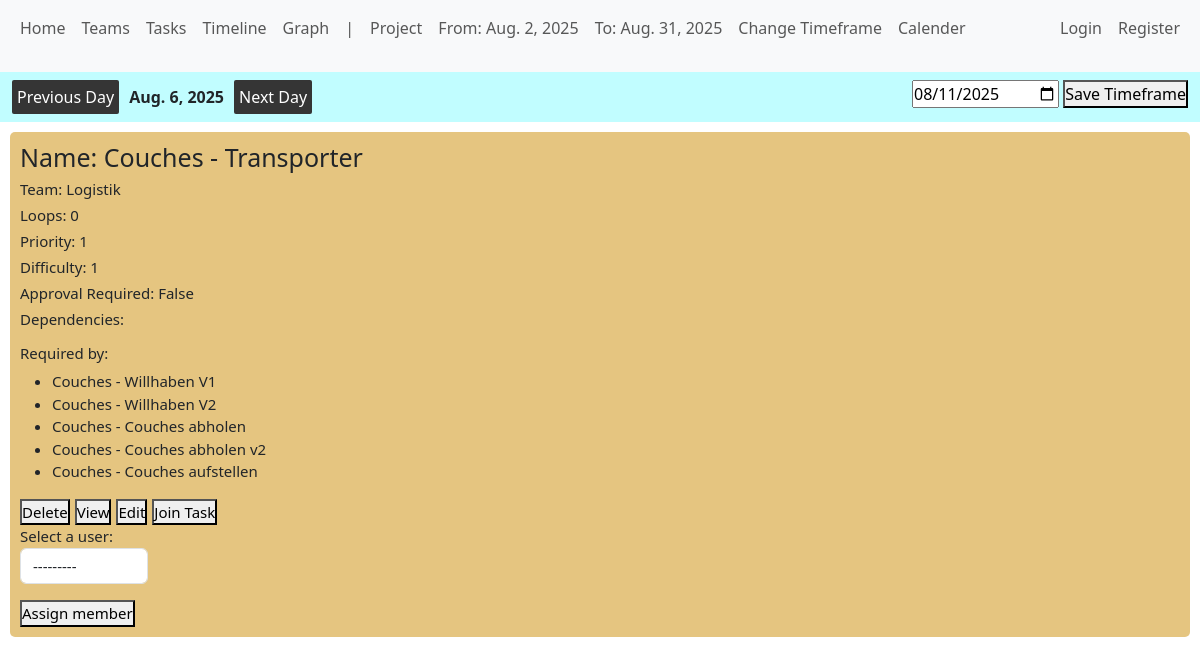
Page /distributor/display_task/29/ on the committed database.
### distributor/models.py (models this page shows, shortened)
class Project(models.Model):
    start_date = models.DateField()
    end_date = models.DateField()
    order_counter = models.IntegerField(default=0)
    current_date = models.DateField(default=date.today)

class Task(models.Model):
    name = models.CharField(max_length=100)
    team = models.ForeignKey(Team, on_delete=models.SET_NULL, null=True, blank=True)
    process = models.ForeignKey(Process, on_delete=models.CASCADE, null=True, blank=True, related_name='milestones')
    loops = models.IntegerField(default=0)
    priority = models.IntegerField(default=0)
    difficulty = models.IntegerField(default=0)
    approval_required = models.BooleanField(default=False)
    generated_deadline = models.DateField(null=True, blank=True)
    position = models.IntegerField(null=True, blank=True)
    hierarchy_in_process = models.IntegerField(default=0)
    initial_dependencies = models.ManyToManyField(
    "self",
    through="TaskDependency",
    through_fields=("presuccessor", "successor"),
    symmetrical=False,
    related_name="required_by",
    blank=True,
)
    def __str__(self):
        if self.process:
            return f"{self.process} - {self.name}"
        else:
            return f"{self.name}"

class Process(models.Model):
    name = models.CharField(max_length=100)
    team = models.ForeignKey(Team, on_delete=models.CASCADE)
    def __str__(self):
        return self.name

### users/models.py (models this page shows, shortened)
class Team(models.Model):
    name = models.CharField(max_length=100)
    color = models.CharField(max_length=7, default="#FFFFFF")
    schedule_flag = models.BooleanField(default=False)
    def __str__(self):
        return self.name

### distributor/views.py (the view)
# urls.py: path('display_task/<int:id>/', views.display_task, name='display_task'),
def display_task(request, id):
    task = Task.objects.get(pk=id)
    return render(request, 'distributor/display_task.html', {'task': task})

### distributor/forms.py
class ProjectTimeframeForm(forms.ModelForm):
    class Meta:
        model = Project
        fields = ["start_date", "end_date"]
        widgets = {
            'start_date': forms.DateInput(attrs={'id': 'start_date_input_project', 'placeholder': 'Start Date', 'type': 'date'}),
            'end_date': forms.DateInput(attrs={'id': 'end_date_input_project', 'placeholder': 'End Date', 'type': 'date'})
        }

class DefineCurrentDate(forms.ModelForm):
    class Meta:
        model = Project
        fields = ['current_date']
        widgets = {'current_date': forms.DateInput(attrs={'id': 'current_date_input', 'placeholder': 'Current Date', 'type': 'date'})}

### distributor/context_processors.py (called while the page is built)
def global_project_timeframe_form(request):
    return {
        "global_project_timeframe_form": ProjectTimeframeForm(),
    }

def global_project_timeframe(request):
    project_time_frame = Project.objects.first()
    if project_time_frame:
        return {
            "global_project_timeframe": project_time_frame,
        }
    else:
        return {
            "global_project_timeframe": 'No values picked yet',
        }

def global_define_current_date_form(request):
    return {
        "global_define_current_date_form": DefineCurrentDate(),
    }

def global_project_info(request):
    project = Project.objects.first()
    if project:
        return {
            "project": project,
        }
    else:
        return {
            "project": 'No values picked yet',
        }

def global_number_new_messages_user(request):
    if request.user.is_authenticated:
        number_new_messages = Message.objects.filter(
            user=request.user, status="unread"
        ).count()
    else:
        number_new_messages = 0
    return {
        "number_new_messages": number_new_messages
    }

### distributor/templatetags/custom_tags.py (called while the page is built)
@register.inclusion_tag('components/view_task.html', takes_context=True)
def view_task(context, task_id):
    user = context['user']
    user_select_form = UserSelectForm()
    task = Task.objects.get(pk=task_id)
    assign_user_to_task_form = AssignUserToTaskForm(user=user, task=task)
    return {'task': task, 'user': user, "assign_user_to_task_form": assign_user_to_task_form, "user_select_form": user_select_form}

### users/models.py (called while the page is built)
    def __str__(self):
        return self.username

### distributor/templates/distributor/display_task.html (shortened to what this page needs)
{% extends "distributor/base.html" %}
{% load custom_tags %}
{% block content %}
    {% view_task task.id %}
{% endblock %}

### distributor/templates/distributor/base.html (shortened to what this page needs)
{% load static %}
<!DOCTYPE html>
<html lang="en">
<head>
    <link href="https://cdn.jsdelivr.net/npm/bootstrap@5.3.7/dist/css/bootstrap.min.css" rel="stylesheet"
>
    <link rel="stylesheet" href="{% static 'css/style.css' %}">
</head>
<body>
<header>
    <nav class="navbar navbar-expand-lg bg-body-tertiary">
        <div class="container-fluid">
            <div class="collapse navbar-collapse" id="navbarNav">
                <ul class="navbar-nav">
                    <div class="internal_navbar_container">
                        <div class="common_links_base_navbar">
                            <li>
                                <a class="nav-link" href='{% url 'home' %}'>Home</a>
                            </li>
                            <li class="nav-item">
                                <a class="nav-link" href="{% url 'teams' %}">Teams</a>
                            </li>
                            <li class="nav-item">
                                <a class="nav-link" href="{% url 'tasks' %}">Tasks</a>
                            </li>
                            <li class="nav-item">
                                <a class="nav-link" href="{% url 'timeline' %}">Timeline</a>
                            </li>
                            <li class="nav-item">
                                <a class="nav-link" href="{% url 'training_page' %}">Graph</a>
                            </li>
                            <div class="timeframe_information_navbar">
                            <li>
                                <p id="hide_on_navbar_media_query" class="nav-link">|</p>
                            </li>
                            <li>
                                <p class="nav-link">Project</p>
                            </li>
                            <li>
                                <p class="nav-link">From: {{ global_project_timeframe.start_date }}</p>
                            </li>
                            <li>
                                <p class="nav-link">To: {{ global_project_timeframe.end_date }}</p>
                            </li>
                            <li>
                                <a class="nav-link" href="{% url 'change_project_page' %}">Change Timeframe</a>
                            </li>
                                <li>
                                <a class="nav-link" href="{% url 'calender' %}">Calender</a>
                            </li>
                            </div>
                        </div>
                        <div class="user_view">
                            {% if user.is_authenticated %}
                                <a class="nav-link" href="{% url 'training' %}">Training</a>
                                <a class="nav-link" href="{% url 'profile_page' user.id %}">{{ user }}</a>
                                <a class="nav-link" href="">Logout</a>
                            {% else %}
                                <a class="nav-link" href="{% url 'login_view' %}">Login</a>
                                <a class="nav-link" href="{% url 'register_view' %}">Register</a>
                            {% endif %}
                        </div>
                    </div>
                </ul>
            </div>
        </div>
    </nav>
    <nav id="prototype_tester" class="navbar navbar-expand-lg bg-body-tertiary">
        <div class="container-fluid">
            <ul class="navbar-nav">
                <ul class="navbar-nav">
                    <div class="prototype_workflow">
                        <div class="next_and_previous_buttons">
                            <form method="POST" action="{% url 'current_date_previous_date' %}">
                                <button>Previous Day</button>
                            </form>
                            <strong>
                                {{ project.current_date }}
                            </strong>
                            <form method="POST" action="{% url 'current_date_next_date' %}">
                                <button>Next Day</button>
                            </form>
                        </div>
                        <div class="change_current_date_forms">
                            <form method="POST" action="{% url 'define_current_date' %}">
                                {{ global_define_current_date_form.current_date }}
                                <button type="submit">Save Timeframe</button>
                            </form>
                        </div>
                    </div>
                </ul>
            </ul>
        </div>
    </nav>
</header>
<main>
    {% block content %}
    {% endblock %}
</main>
</body>
</html>

### distributor/templates/components/view_task.html (shortened to what this page needs)
<div style="background-color: {{ task.team.color }}" class="view_task_container">
    <h1>Name: {{ task }}</h1>
    <h2>Team: {{ task.team }}</h2>
    <h2>Loops: {{ task.loops }}</h2>
    <h2>Priority: {{ task.priority }}</h2>
    <h2>Difficulty: {{ task.difficulty }}</h2>
    <h2>Approval Required: {{ task.approval_required }}</h2>
    <h3>Dependencies: </h3>
    <h3>Required by: </h3>
    <ul>
        {% for dep in task.required_by.all %}
            <li>{{ dep }}</li>
        {% endfor %}
    </ul>
    <div class="task_essential_buttons_container">
        <form method="POST" action="{% url 'delete_task' task.id %}">
            <button class="task_essential_button" type="submit">Delete</button>
        </form>
        <form method="GET" action="{% url 'display_task' task.id %}">
            <button class="task_essential_button" type="submit">View</button>
        </form>
        <form method="POST" action="{% url 'edit_task_page_v2' task.id %}">
            <button class="task_essential_button" type="submit">Edit</button>
        </form>
        <form method="POST" action="{% url 'assign_user_to_task' task.id %}">
            <button type="submit">Join Task</button>
        </form>
    </div>
        <div class="assign_member_form">
            <form method="POST" action="{% url 'assign_some_user_to_task' task.id %}">
                {{ user_select_form.as_p }}
                <button type="submit">Assign member</button>
            </form>
        </div>
</div>

### distributor/static/css/style.css (style rules this page uses)
* { padding: 0; margin: 0 }
body { min-height: 200vh; }
.view_task_container { margin: 10px; padding: 10px; border-radius: 5px; }
.view_task_container * { font-size: 15px; }
.view_task_container h1 { font-size: 25px; }
.navbar-nav { width: 100% !important; }
.internal_navbar_container { display: flex; justify-content: space-between; width: 100% }
.timeframe_information_navbar { display: flex; }
.common_links_base_navbar { display: flex; }
.user_view { display: flex; }
.task_essential_buttons_container { display: flex; gap: 5px; }
.assign_member_form { display: flex; }
#prototype_tester { background: #c1fdff !important; }
.prototype_workflow { display: flex; justify-content: space-between; width: 100%; }
.next_and_previous_buttons { display: flex; gap: 10px; align-items: center; }
.next_and_previous_buttons button { padding: 5px; border-radius: 2px; border: none; background: #353535; color: white; }
.change_current_date_forms { display: flex; gap: 10px; }

### rows in the picture
Project: start_date "Aug. 2, 2025", end_date "Aug. 31, 2025", current_date "Aug. 6, 2025"
Task: process+name "Couches - Transporter", team "Logistik", loops "0", priority "1", difficulty "1", approval_required "False"
Task: process+name "Couches - Willhaben V1"
Task: process+name "Couches - Willhaben V2"
Task: process+name "Couches - Couches abholen"
Task: process+name "Couches - Couches abholen v2"
Task: process+name "Couches - Couches aufstellen"
